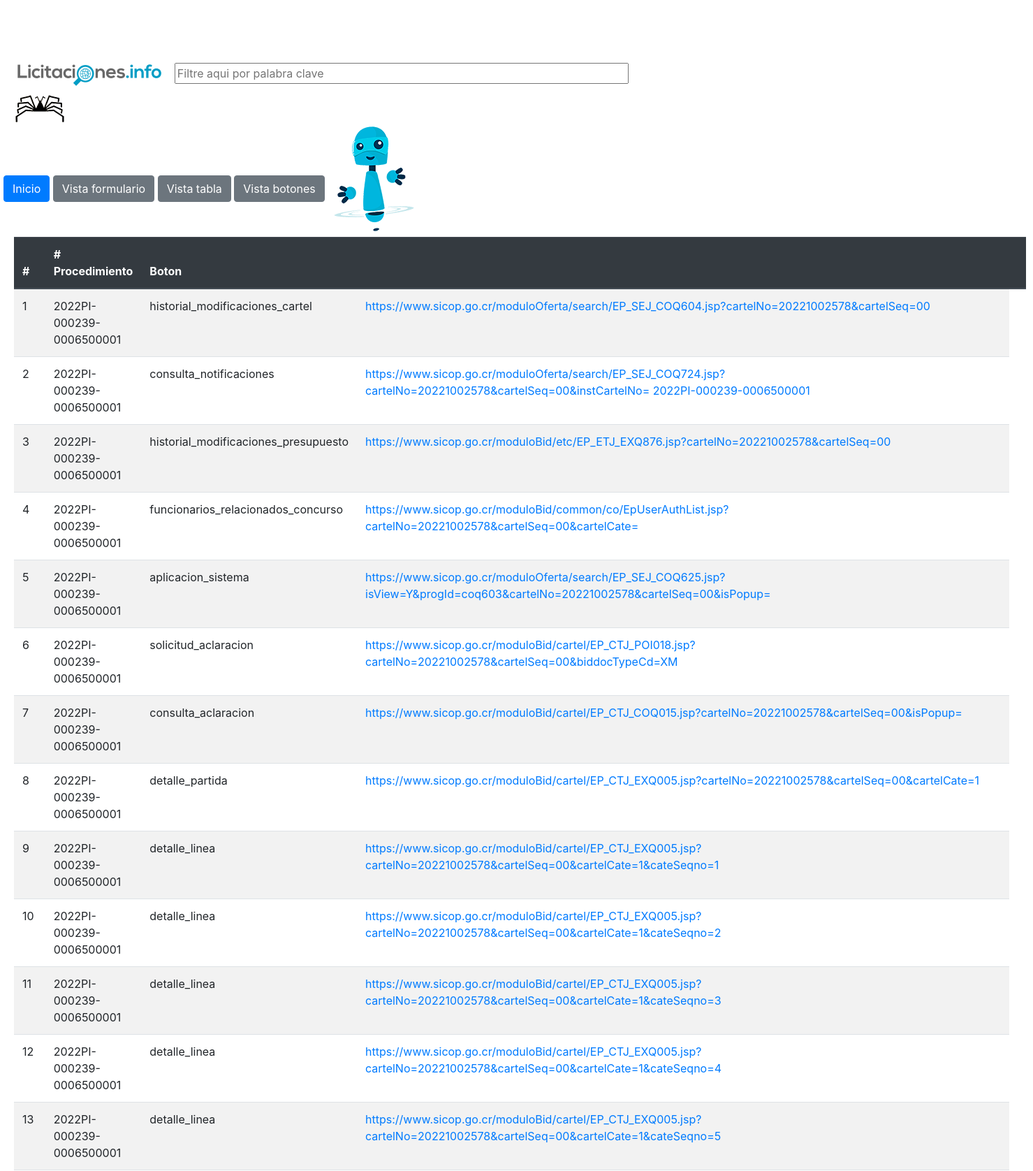
/detalleTableBtn.php (upper part), run on the app's committed database.
### tables this page shows
CREATE TABLE `enlace_detalle_concursos` (
  `id` int(11) NOT NULL,
  `concurso_numero_procedimiento` varchar(200) NOT NULL,
  `nombre` varchar(200) NOT NULL,
  `link` varchar(200) NOT NULL
);

### detalleTableBtn.php (the view, shortened to what this page needs)
<?php
if (isset($_POST['search'])) {
    $valueToSearh = $_POST['valueToSearh'];
    $query = "SELECT * FROM enlace_detalle_concursos WHERE
       cartel LIKE '%" . $valueToSearh . "%'";
    $result = filterRecord($query);
} else {
    $query = "SELECT * FROM enlace_detalle_concursos";
    $result = filterRecord($query);
}
function filterRecord($query)
{
    include "conect.php";
    $filter_result = mysqli_query($mysqli, $query);
    return $filter_result;
}
?>
<!DOCTYPE html>
<html>
<head>
    <link rel="stylesheet" href="https://cdn.jsdelivr.net/npm/bootstrap@4.3.1/dist/css/bootstrap.min.css">
    <link rel="stylesheet" href="styles.css">
</head>
<body class="body">
    <header id="header">
        <div class="encabezado">
            <div class="row">
                <div class="col-2">
                    <img src="src/lici.png" alt="" style="margin-top: 55px;">
                    <img src="src/scra.png" alt="">
                </div>
                <div>
                    <input class="busqueda" id="busquedaInput" type="text" placeholder="Filtre aqui por palabra clave" />
                </div>
                <div class="busqueda col-2">
                </div>
                <div>
                    <div>
                        <a style="margin-top: 73px;" class="btn btn-primary" target="_blank" href="index.php">Inicio</a>
                        <a style="margin-top: 73px;" class="btn btn-secondary" target="_blank" href="detalleForm.php">Vista formulario</a>
                        <a style="margin-top: 73px;" class="btn btn-secondary" target="_blank" href="detalleTable.php">Vista tabla</a>
                        <a style="margin-top: 73px;" class="btn btn-secondary" target="_blank" href="detalleTableBtn.php">Vista botones</a>
                    </div>
                </div>
                <div>
                    <img src="src/bot.png" alt="">
                </div>
            </div>
        </div>
    </header>
    <?php
    echo "<table class='table table-striped '>
    <thead class='thead-dark'>
    <tr>
    <th>#</th>
    <th># Procedimiento</th>
    <th>Boton</th>
    <th></th>
    <th></th>
    </tr>
    </thead>";
    while ($row = mysqli_fetch_array($result)) {
        echo "<tbody id='busquedaTable'>";
        echo "<tr>";
        echo "<td>" . $row['id'] . "</td>";
        echo "<td>" . $row['concurso_numero_procedimiento'] . "</td>";
        echo "<td>" . $row['nombre'] . "</td>";
        if ($row['nombre'] == 'consulta_notificaciones'  || $row['nombre'] == '_resultado_solicitud_verificacion') {
            echo '<td> <a target="_blank" href="detalle_btn.php?link=' . $row['link'] . '">' . $row['link'] . '</a> </td>';
        } else if ($row['nombre'] == '_listado') {
            echo "<td> <a target='_blank' href='index.php' > Listado </a> </td>";
        } else {
            echo '<td> <a target="_blank" href="' . $row['link'] . '">' . $row['link'] . '</a> </td>';
        }
        echo "</tr>";
        echo "<tbody";
    }
    ?>
</body>
</html>

### styles.css (style rules this page uses)
.body { margin: 20px; }
.busqueda { margin: 70px 0px 20px 0px; width: 650px; }
.table tr th { cursor: pointer; -webkit-user-select: none; -moz-user-select: none; -ms-user-select: none; user-select: none; }

### data on the page
enlace_detalle_concursos: id "1", concurso_numero_procedimiento "2022PI-000239-0006500001", nombre "historial_modificaciones_cartel", link "https://www.sicop.go.cr/moduloOferta/search/EP_SEJ_COQ604.jsp?cartelNo=20221002578&cartelSeq=00"
enlace_detalle_concursos: id "2", concurso_numero_procedimiento "2022PI-000239-0006500001", nombre "consulta_notificaciones", link "https://www.sicop.go.cr/moduloOferta/search/EP_SEJ_COQ724.jsp?cartelNo=20221002578&cartelSeq=00&instCartelNo= 2022PI-000239-0006500001"
enlace_detalle_concursos: id "3", concurso_numero_procedimiento "2022PI-000239-0006500001", nombre "historial_modificaciones_presupuesto", link "https://www.sicop.go.cr/moduloBid/etc/EP_ETJ_EXQ876.jsp?cartelNo=20221002578&cartelSeq=00"
enlace_detalle_concursos: id "4", concurso_numero_procedimiento "2022PI-000239-0006500001", nombre "funcionarios_relacionados_concurso", link "https://www.sicop.go.cr/moduloBid/common/co/EpUserAuthList.jsp?cartelNo=20221002578&cartelSeq=00&cartelCate="
enlace_detalle_concursos: id "5", concurso_numero_procedimiento "2022PI-000239-0006500001", nombre "aplicacion_sistema", link "https://www.sicop.go.cr/moduloOferta/search/EP_SEJ_COQ625.jsp?isView=Y&progId=coq603&cartelNo=20221002578&cartelSeq=00&isPopup="
enlace_detalle_concursos: id "6", concurso_numero_procedimiento "2022PI-000239-0006500001", nombre "solicitud_aclaracion", link "https://www.sicop.go.cr/moduloBid/cartel/EP_CTJ_POI018.jsp?cartelNo=20221002578&cartelSeq=00&biddocTypeCd=XM"
enlace_detalle_concursos: id "7", concurso_numero_procedimiento "2022PI-000239-0006500001", nombre "consulta_aclaracion", link "https://www.sicop.go.cr/moduloBid/cartel/EP_CTJ_COQ015.jsp?cartelNo=20221002578&cartelSeq=00&isPopup="
enlace_detalle_concursos: id "8", concurso_numero_procedimiento "2022PI-000239-0006500001", nombre "detalle_partida", link "https://www.sicop.go.cr/moduloBid/cartel/EP_CTJ_EXQ005.jsp?cartelNo=20221002578&cartelSeq=00&cartelCate=1"
enlace_detalle_concursos: id "9", concurso_numero_procedimiento "2022PI-000239-0006500001", nombre "detalle_linea", link "https://www.sicop.go.cr/moduloBid/cartel/EP_CTJ_EXQ005.jsp?cartelNo=20221002578&cartelSeq=00&cartelCate=1&cateSeqno=1"
enlace_detalle_concursos: id "10", concurso_numero_procedimiento "2022PI-000239-0006500001", nombre "detalle_linea", link "https://www.sicop.go.cr/moduloBid/cartel/EP_CTJ_EXQ005.jsp?cartelNo=20221002578&cartelSeq=00&cartelCate=1&cateSeqno=2"
enlace_detalle_concursos: id "11", concurso_numero_procedimiento "2022PI-000239-0006500001", nombre "detalle_linea", link "https://www.sicop.go.cr/moduloBid/cartel/EP_CTJ_EXQ005.jsp?cartelNo=20221002578&cartelSeq=00&cartelCate=1&cateSeqno=3"
enlace_detalle_concursos: id "12", concurso_numero_procedimiento "2022PI-000239-0006500001", nombre "detalle_linea", link "https://www.sicop.go.cr/moduloBid/cartel/EP_CTJ_EXQ005.jsp?cartelNo=20221002578&cartelSeq=00&cartelCate=1&cateSeqno=4"
enlace_detalle_concursos: id "13", concurso_numero_procedimiento "2022PI-000239-0006500001", nombre "detalle_linea", link "https://www.sicop.go.cr/moduloBid/cartel/EP_CTJ_EXQ005.jsp?cartelNo=20221002578&cartelSeq=00&cartelCate=1&cateSeqno=5"
